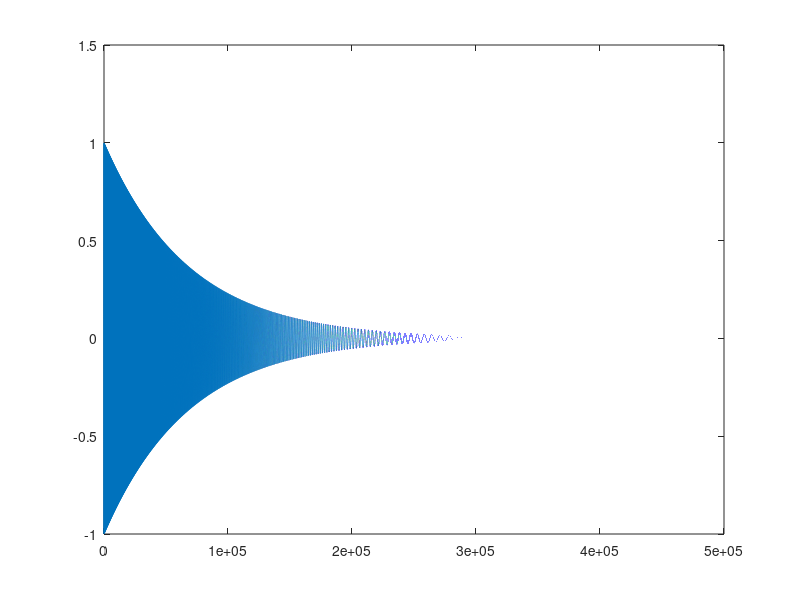

Reproduce this figure in MATLAB.
%~~~~~~~~~~~~~~~~~~~~~~~~~~~~~~~~~~~~~~~~~~~~~~~~~~~~~~~~~~~~~~~~~~~~~~~~~%
% Author: MANGESH SONAWANE
% Program Details: An implementation of Finite difference scheme for a 
% non linear simple damped harmonic oscillator which rather than a decaying
% sinusoidal oscillation,generates a downward pitch glide 
% when ? = 0.000000001, and  ?1 = sqrt(2?400) and initial position and 
% velocity are 1 and 0.1 respectively
% In this x3 is future variable i.e. (n+1)
% x2 is present variable i.e. (n)
% x1 is past variable i.e. (n-1)
%~~~~~~~~~~~~~~~~~~~~~~~~~~~~~~~~~~~~~~~~~~~~~~~~~~~~~~~~~~~~~~~~~~~~~~~~~%
clear all;
clc;

%Sample rate
Fs=44100;

%Time step
T=1/Fs;

%Damping Coefficient
alpha = 0.000000001;

% Initial displacement
x0 = 1;

%Initial Velocity
v0 = 0.1;

% Simulation duration
tEnd=10;

%Number of frames
N=tEnd*Fs;

% Angular frequency
w1 =sqrt(2*pi*400);

%-------------------------------------------------------------------------%
               %Finite difference scheme calculations
%-------------------------------------------------------------------------%
% Calculation of coefficient for FD equation
coefficient1 = 4/(((1+alpha/(2*T))));
coefficient2 = (1- alpha/ (2*T))/ ((1+alpha/(2*T)));

%Update value 
x1 = x0 ;
x2 = (x0+T*v0) ;
out1(1) = x1 ;
out1(2) = x2;

for i=3:N-1
    
    %Finite difference equation calculation
    x3= ((x2*coefficient1)./(2+(w1.^4)* (T.^2 )*(x2).^2)) - coefficient2*x1;
   
    % Update value in the output vector
    out1(i) = x3;
    
    % Update values in past and present variables
    x1=x2;
    x2=x3;
end

%Play sound
soundsc(out1,Fs);
plot(out1);
